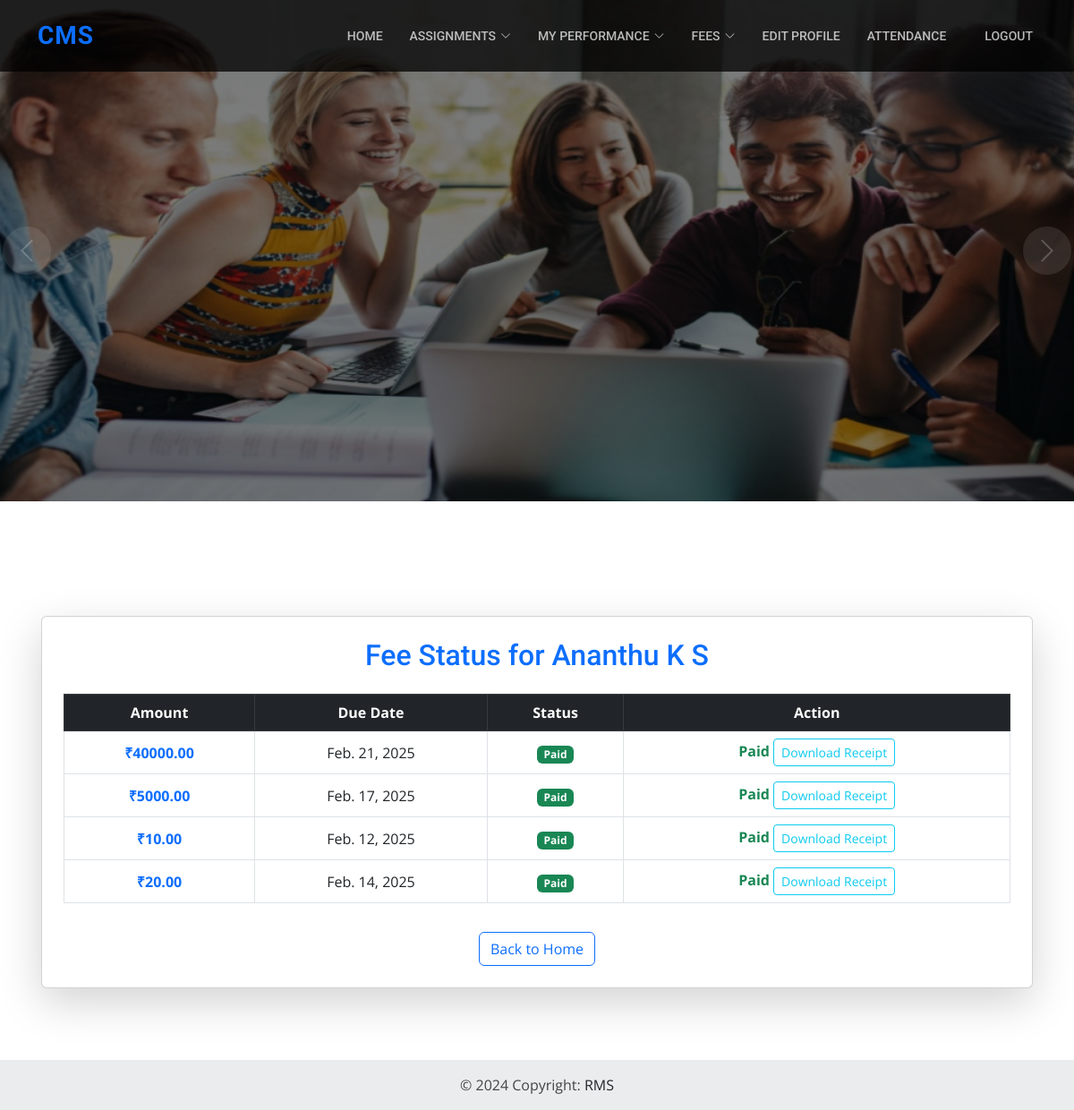
The app's page /Student/view_fee_status (signed in) with its own data.
### adminapp/models.py (models this page shows, shortened)
class Student(models.Model):
    student_id=models.ForeignKey(User, on_delete=models.CASCADE)
    department_id=models.ForeignKey(Department,on_delete=models.CASCADE)
    semester=models.CharField(max_length=30)
    address = models.CharField(max_length=255)
    phone_number = models.IntegerField()
    father_name=models.CharField(max_length=30)
    mother_name=models.CharField(max_length=30)
    DOB=models.DateField()
    sslc=models.IntegerField()
    plus_two=models.IntegerField()
    photo = models.ImageField(
        upload_to='images/')

class User(AbstractUser):
    usertype = models.CharField(max_length=50)

class Fee(models.Model):
    student = models.ForeignKey(Student, on_delete=models.CASCADE)
    amount = models.DecimalField(max_digits=10, decimal_places=2)
    due_date = models.DateField()
    status = models.CharField(max_length=20, choices=[('Paid', 'Paid'), ('Pending', 'Pending')], default='Pending')

### Student/views.py (the view)
# urls.py: path('view_fee_status', view_dues, name='view_fee_status'),
def view_dues(request):
    s = request.session.get('userid')
    user = get_object_or_404(User, id=s)
    student = get_object_or_404(Student, student_id=user)
    fees = Fee.objects.filter(student=student)
    return render(request, 'student/view_fee_status.html', {
        'fees': fees,
        'student': student,
    })

### Student/templates/student/view_fee_status.html (shortened to what this page needs)
{% extends 'student/shared/base.html' %}
{% block content %}
<div class="container mt-5">
    <div class="card shadow-lg p-4 rounded">
        <h2 class="text-center text-primary mb-4">
             Fee Status for {{ student.student_id.first_name }} {{ student.student_id.last_name }}
        </h2>
        <div class="table-responsive">
            <table class="table table-hover table-bordered text-center">
                <thead class="table-dark text-white">
                    <tr>
                        <th>Amount</th>
                        <th>Due Date</th>
                        <th>Status</th>
                        <th>Action</th>
                    </tr>
                </thead>
                <tbody>
                    {% for fee in fees %}
                    <tr>
                        <td class="align-middle fw-bold text-primary">₹{{ fee.amount }}</td>
                        <td class="align-middle">{{ fee.due_date }}</td>
                        <td class="align-middle">
                            {% if fee.status == 'Pending' %}
                                <span class="badge bg-danger">Pending</span>
                            {% else %}
                                <span class="badge bg-success">Paid</span>
                            {% endif %}
                        </td>
                        <td class="align-middle">
                            {% if fee.status == 'Pending' %}
                            <a href="{% url 'make_payment' fee.id %}" class="btn btn-outline-success btn-sm">
                                <i class="fas fa-credit-card"></i> Pay Now
                            </a>
                            {% else %}
                            <span class="text-success fw-bold"> Paid</span>
                            <a href="{% url 'generate_receipt' fee.id %}" class="btn btn-outline-info btn-sm">
                                 Download Receipt
                            </a>
                            {% endif %}
                        </td>
                    </tr>
                    {% empty %}
                    <tr>
                        <td colspan="4" class="text-center text-danger fw-bold">No fees found.</td>
                    </tr>
                    {% endfor %}
                </tbody>
            </table>
        </div>
        <div class="text-center mt-3">
            <a href="{% url 'studenthome' %}" class="btn btn-outline-primary">
                 Back to Home
            </a>
        </div>
    </div>
</div>
{% endblock %}

### static/assets/css/style.css (style rules this page uses)
body { font-family: "Open Sans", sans-serif; color: #444444; }
a { color: #0d6efd; text-decoration: none; }
h1, h2, h3, h4, h5, h6 { font-family: "Roboto", sans-serif; }

### records on screen
Student: student_id.first_name "Ananthu", student_id.last_name "K S"
Fee: amount "40000.00", due_date "Feb. 21, 2025", status "Paid"
Fee: amount "5000.00", due_date "Feb. 17, 2025", status "Paid"
Fee: amount "10.00", due_date "Feb. 12, 2025", status "Paid"
Fee: amount "20.00", due_date "Feb. 14, 2025", status "Paid"
